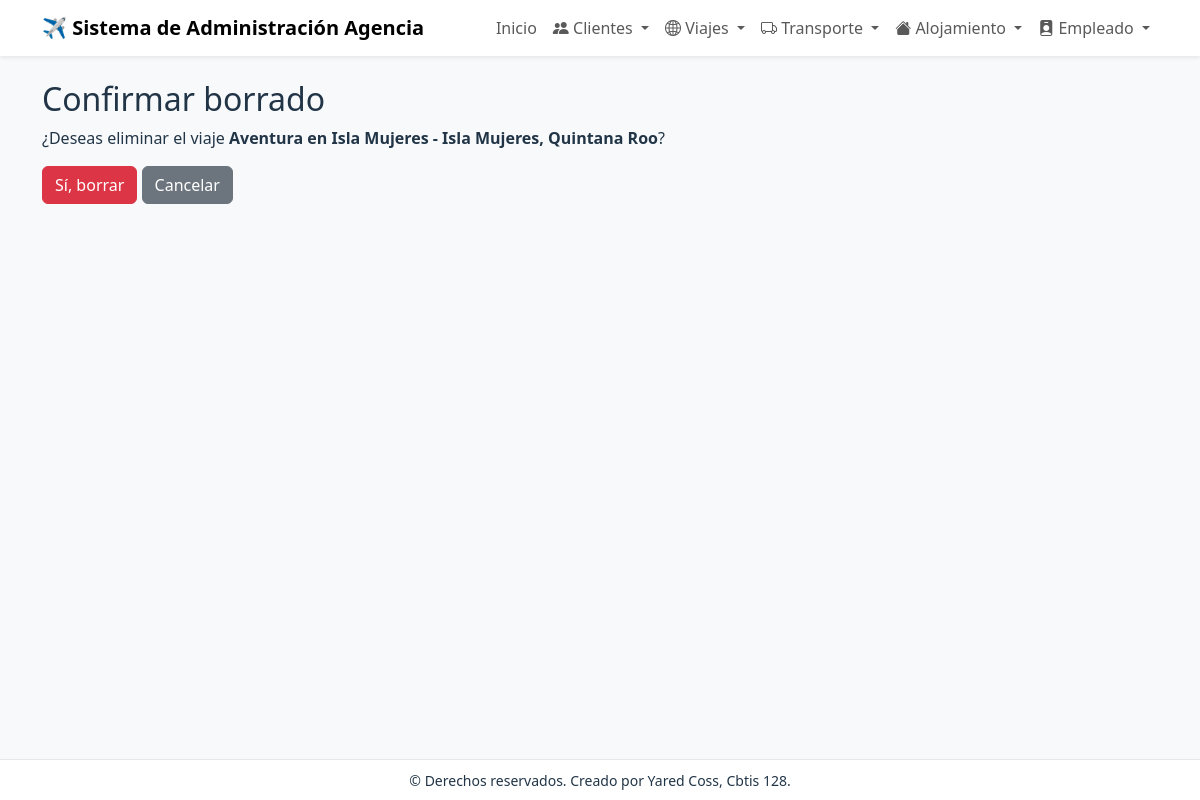
The page /viajes/borrar/3/ on the database its author committed.
### app_clientes/models.py (models this page shows, shortened)
class Viaje(models.Model):
    nombre_viaje = models.CharField(max_length=255)
    descripcion = models.TextField()
    fecha_salida = models.DateField()
    fecha_regreso = models.DateField()
    destino = models.CharField(max_length=255)
    precio = models.DecimalField(max_digits=10, decimal_places=2)
    empleado = models.ForeignKey(Empleado, on_delete=models.CASCADE)
    alojamiento = models.ForeignKey(Alojamiento, on_delete=models.CASCADE)
    transporte = models.ForeignKey(Transporte, on_delete=models.CASCADE)
    clientes = models.ManyToManyField(Cliente, through='ClientesViajes')

### app_clientes/views.py (the view)
# urls.py: path('viajes/borrar/<int:viaje_id>/', views.borrar_viajes, name='borrar_viajes'),
def borrar_viajes(request, viaje_id):
    viaje = get_object_or_404(Viaje, id=viaje_id)
    if request.method == 'POST':
        viaje.delete()
        return redirect('ver_viajes')
    return render(request, 'viajes/borrar_viajes.html', {'viaje': viaje})

### app_clientes/templates/viajes/borrar_viajes.html (shortened to what this page needs)
{% extends 'base.html' %}
{% block content %}
<h2>Confirmar borrado</h2>
<p>¿Deseas eliminar el viaje <strong>{{ viaje.nombre_viaje }} - {{ viaje.destino }}</strong>?</p>
<form method="post">
  <button class="btn btn-danger">Sí, borrar</button>
  <a href="{% url 'ver_viajes' %}" class="btn btn-secondary">Cancelar</a>
</form>
{% endblock %}

### app_clientes/templates/base.html (style rules this page uses)
body { background: #f7f9fb; color: #213547; }

### rows shown on the page
Viaje: nombre_viaje "Aventura en Isla Mujeres", destino "Isla Mujeres, Quintana Roo"
